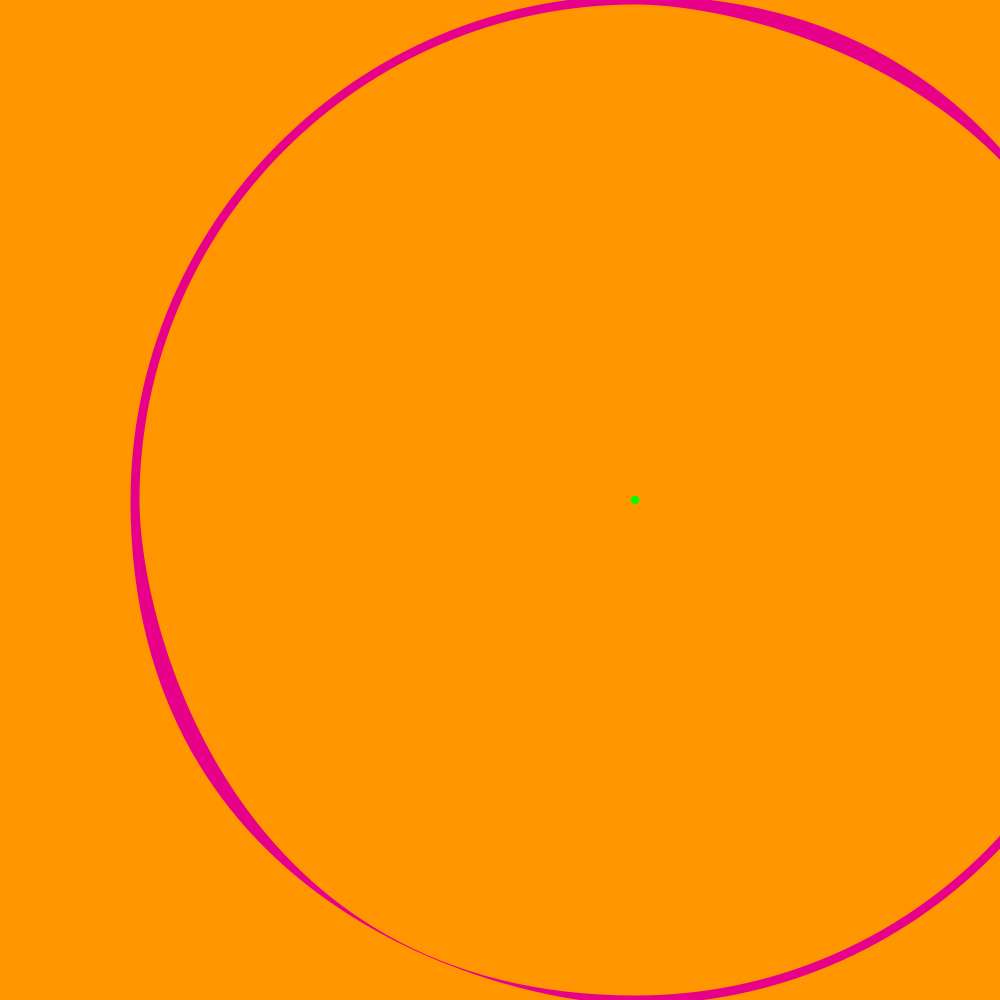
Frame 1 (no input)
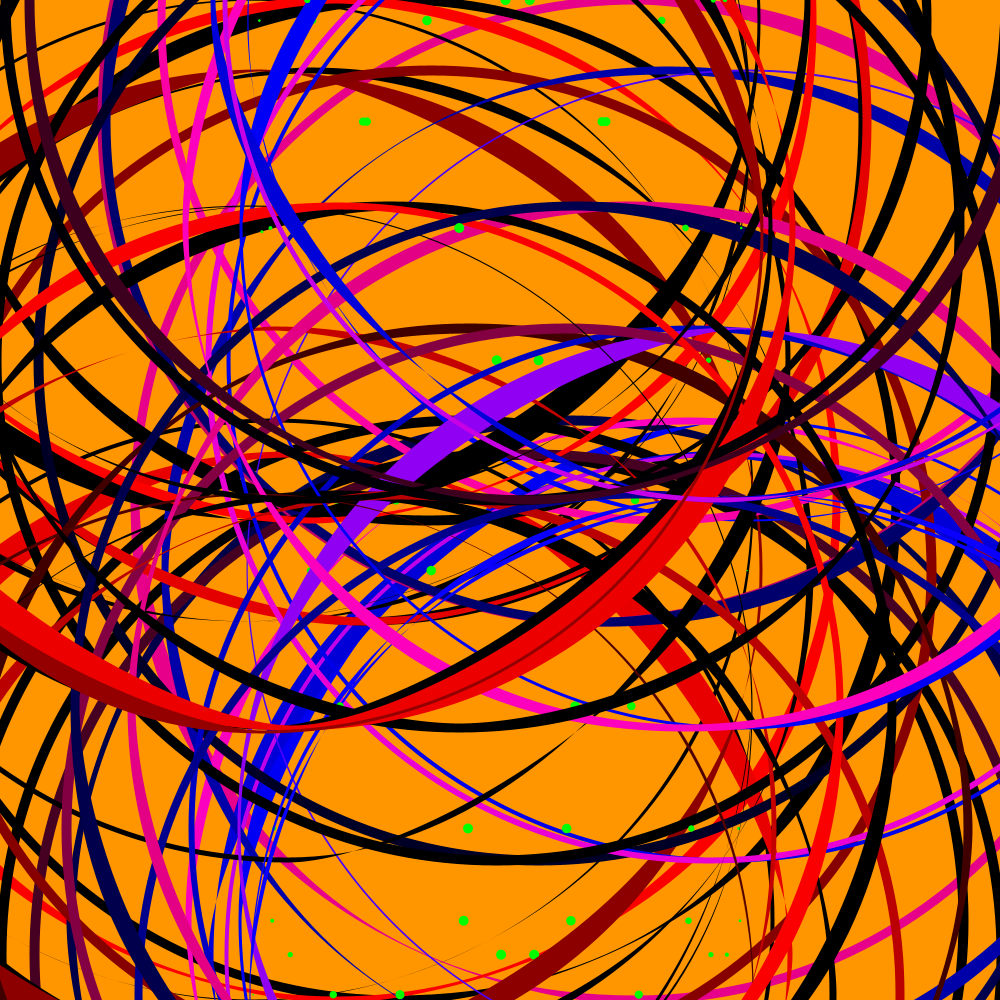
Frame 60 (the mouse pressed at the canvas centre just before this capture)
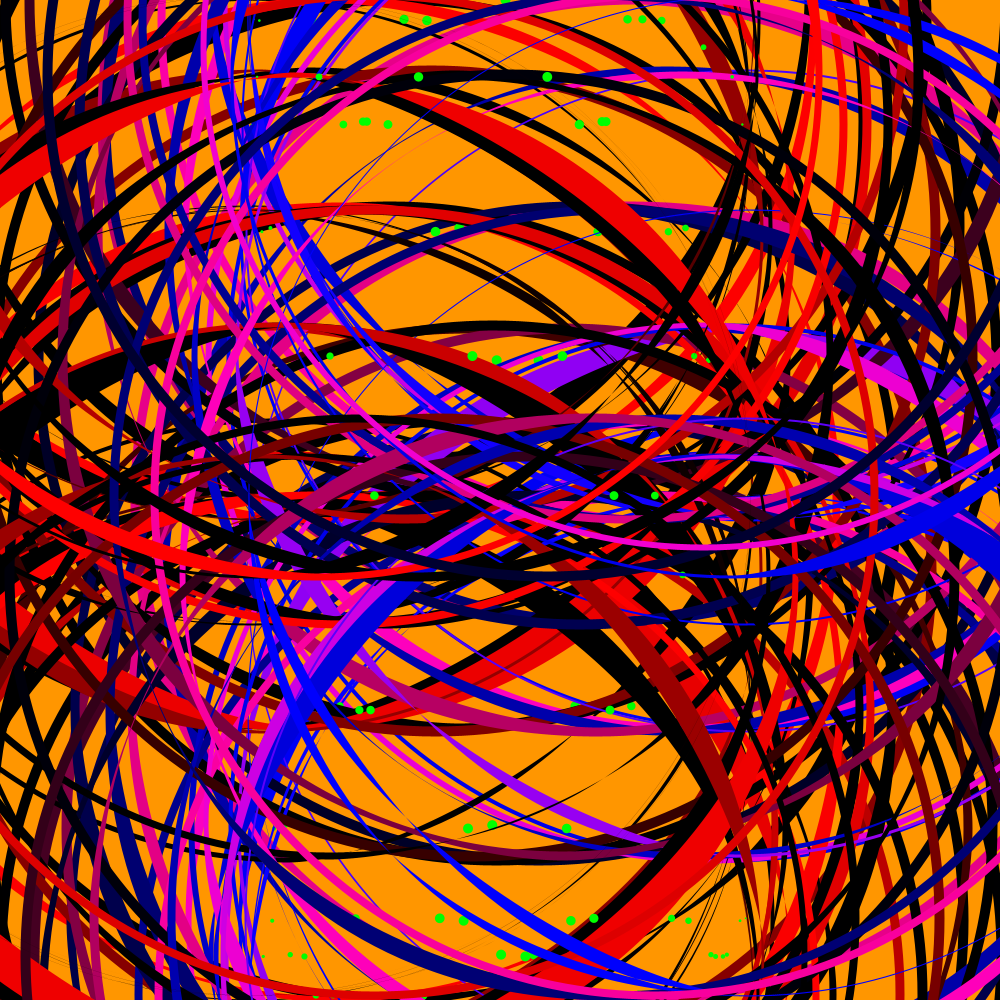
Frame 120 (the mouse held since frame 60 and released just before this capture)

The Processing sketch that drew these frames (run headless with seeded random() and noise(); from frame 60 on, the mouse is pressed at the canvas centre):

// Processing sketch: Get_those_spooky_juices_flowing
// ── Get_those_spooky_juices_flowing.pde
// Just Something to get me back in the mood of processing

int e = 0;
int m = 0;
int r = 0;
int o = 1000;

void setup(){
  size(1000, 1000);
  background(255, 150, 0);
  frameRate(1000);
}

void draw() {
  fill(0,255,0);
  e = e + 2;
  m = m + 1;
  r = r + 2;
  stroke(0+255 * sin(e/1), 0, 0+255* cos(r/2), o);
  strokeWeight(1000);
  translate(width/2, height/2);
  circle(0+250 * cos(e/2), 0+500 * sin(m/5), 0+10* sin(r/2));
  
  if (keyPressed){
    if (key=='o'){
      o = 0;
    }
  }
  if (keyPressed) {
    if(key=='p'){
      save("its weird but i like it.png");
    }
  }
}
